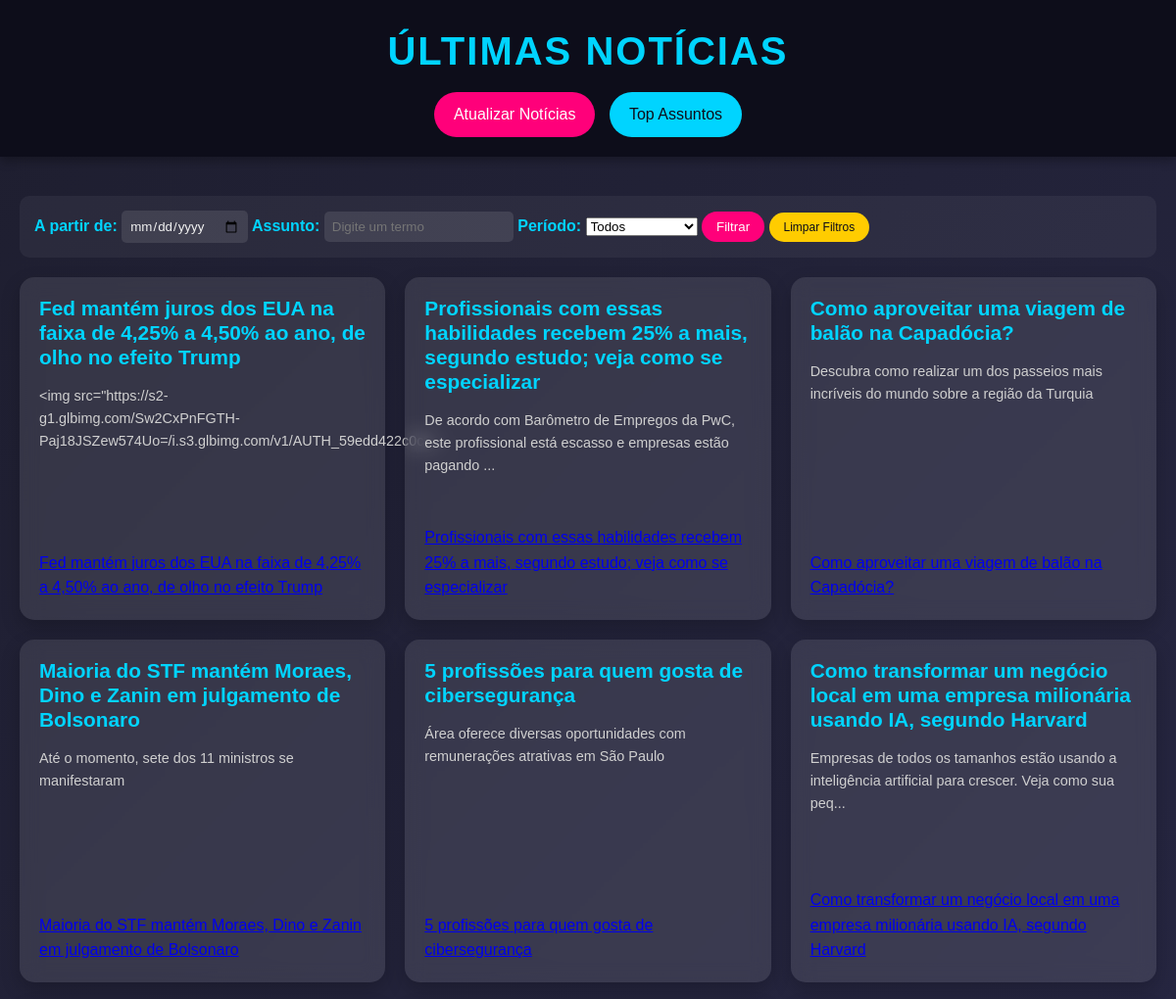
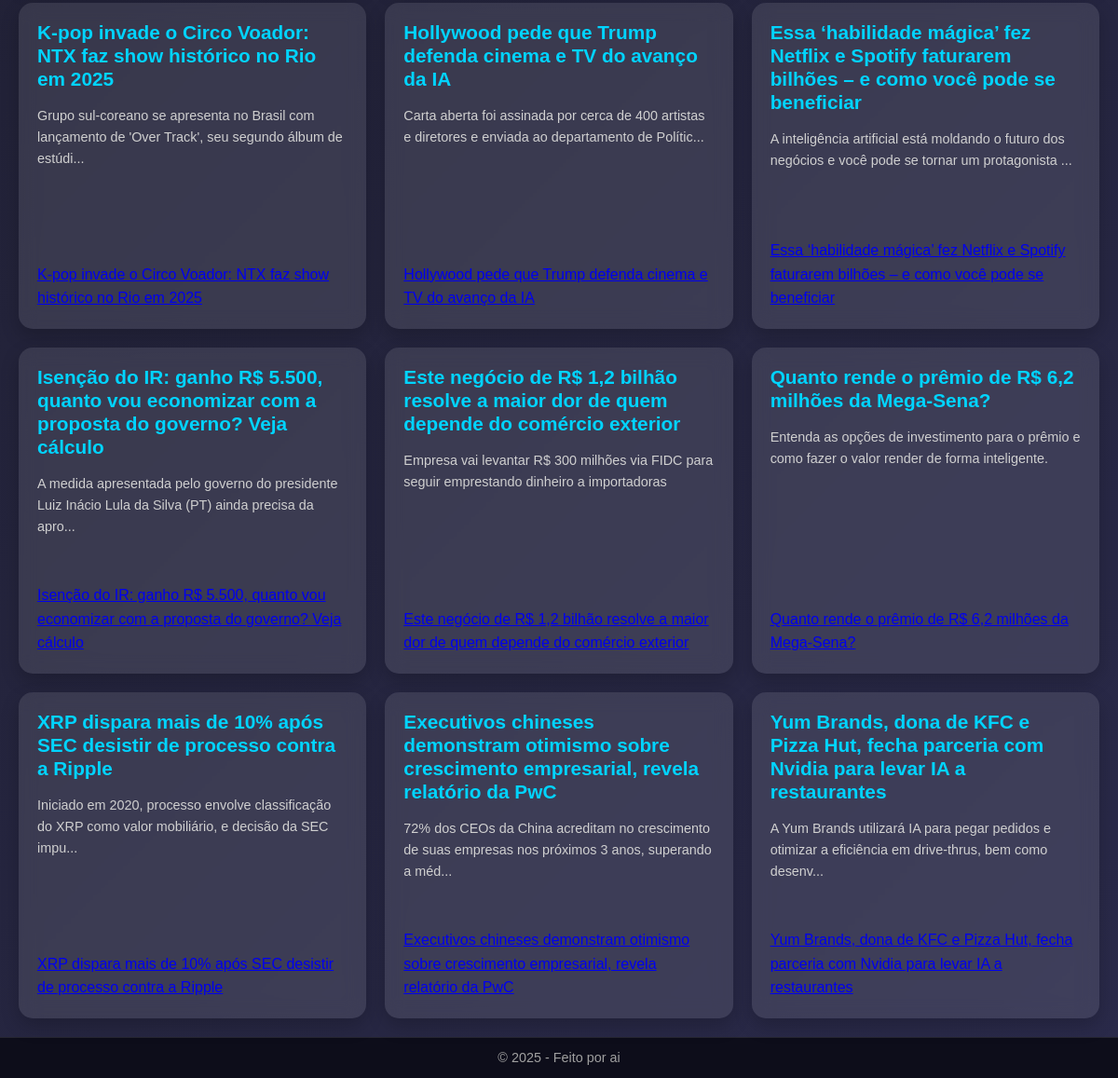
The page / on the database its author committed (2 pictures, top to bottom).
### app/models.py (models this page shows)
class Noticia(db.Model):
    __tablename__ = 'Noticia'
    id = db.Column(db.Integer, primary_key=True)
    titulo = db.Column(db.String(200), nullable=False)
    conteudo = db.Column(db.Text, nullable=False)
    url = db.Column(db.String(500), unique=True, nullable=False)
    data_publicacao = db.Column(db.DateTime, nullable=False)

### app/routes.py (the view, shortened to what this page needs)
@bp.route('/', methods=['GET'])
def index():
    data_filtro = request.args.get('data', None)
    assunto_filtro = request.args.get('assunto', None)
    periodo = request.args.get('periodo', None)
    query = Noticia.query
    if data_filtro:
        try:
            data = datetime.strptime(data_filtro, '%Y-%m-%d')
            query = query.filter(db.func.date(Noticia.data_publicacao) >= data.date())
        except ValueError:
            pass
    if periodo == 'semana':
        data_inicio = datetime.now() - timedelta(days=7)
        query = query.filter(Noticia.data_publicacao >= data_inicio)
    elif periodo == 'mes':
        data_inicio = datetime.now() - timedelta(days=30)
        query = query.filter(Noticia.data_publicacao >= data_inicio)
    noticias = query.order_by(Noticia.data_publicacao.desc()).limit(15).all()
    return render_template('index.html', noticias=noticias)

### app/templates/index.html (shortened to what this page needs)
<!DOCTYPE html>
<html lang="pt-br">
<head>
    <link rel="stylesheet" href="{{ url_for('static', filename='styles.css') }}">
</head>
<body>
    <header>
        <h1>Últimas Notícias</h1>
        <a href="/atualizar" class="btn-atualizar">Atualizar Notícias</a>
        <a href="/dashboard" class="btn-dashboard">Top Assuntos</a>
    </header>
        <main>
        <section class="filtro-container">
            <form method="GET" action="/">
                <label for="data">A partir de:</label>
                <input type="date" id="data" name="data">
                <label for="assunto">Assunto:</label>
                <input type="text" id="assunto" name="assunto" placeholder="Digite um termo">
                <label for="periodo">Período:</label>
                <select id="periodo" name="periodo">
                    <option value="">Todos</option>
                </select>
                <button type="submit" class="btn-filtrar">Filtrar</button>
                <a href="/" class="btn-limpar">Limpar Filtros</a>
            </form>
        </section>
        <section class="noticias-container">
            {% for noticia in noticias %}
                <article class="noticia-card">
                    <h2>{{ noticia.titulo }}</h2>
                    <p>{{ noticia.conteudo[:100] + '...' if noticia.conteudo|length > 100 else noticia.conteudo }}</p>
                    <a href="{{ url_for('main.noticia_detalhe', id=noticia.id) }}">{{ noticia.titulo }}</a>                </article>
            {% endfor %}
        </section>
    </main>
    <footer>
        <p>© 2025 - Feito por ai</p>
    </footer>
</body>
</html>

### app/static/styles.css (style rules this page uses)
* { margin: 0; padding: 0; box-sizing: border-box; font-family: 'Arial', sans-serif; }
body { background: linear-gradient(135deg, #1e1e2f 0%, #2a2a4a 100%); color: #f0f0f0; line-height: 1.6; min-height: 100vh; display: flex; flex-direction: column; }
header { background: #0d0d1a; padding: 20px; text-align: center; box-shadow: 0 4px 10px rgba(0, 0, 0, 0.3); }
header h1 { font-size: 2.5em; color: #00d4ff; text-transform: uppercase; letter-spacing: 2px; }
.btn-atualizar, .btn-voltar { display: inline-block; margin-top: 10px; padding: 10px 20px; background: #ff007a; color: #fff; text-decoration: none; border-radius: 25px; transition: transform 0.3s, background 0.3s; }
main { flex: 1; padding: 20px; }
.filtro-container { max-width: 1200px; margin: 20px auto; padding: 15px; background: rgba(255, 255, 255, 0.05); border-radius: 10px; display: flex; gap: 15px; align-items: center; }
.filtro-container label { color: #00d4ff; font-weight: bold; }
.filtro-container input { padding: 8px; border: none; border-radius: 5px; background: rgba(255, 255, 255, 0.1); color: #f0f0f0; }
.btn-filtrar { padding: 8px 15px; background: #ff007a; color: #fff; border: none; border-radius: 20px; cursor: pointer; transition: background 0.3s; }
.btn-limpar { font-size: 12px; padding: 8px 15px; background: #ffcc00; color: #0d0d1a; text-decoration: none; border-radius: 20px; transition: background 0.3s; }
.noticias-container { max-width: 1200px; margin: 0 auto; display: grid; grid-template-columns: repeat(auto-fit, minmax(300px, 1fr)); gap: 20px; }
.noticia-card { background: rgba(255, 255, 255, 0.1); border-radius: 15px; padding: 20px; backdrop-filter: blur(10px); box-shadow: 0 8px 20px rgba(0, 0, 0, 0.2); transition: transform 0.3s, box-shadow 0.3s; height: 350px; display: flex; flex-direction: column; gap: 10px; }
.noticia-card h2 { font-size: 1.3em; color: #00d4ff; margin-bottom: 5px; line-height: 1.2; }
.noticia-card p { font-size: 0.9em; color: #d0d0d0; margin-bottom: 10px; flex-grow: 1; }
footer { background: #0d0d1a; padding: 10px; text-align: center; font-size: 0.9em; color: #a0a0a0; border-top: 1px solid rgba(255, 255, 255, 0.1); }
.btn-dashboard { display: inline-block; margin-top: 10px; margin-left: 10px; padding: 10px 20px; background: #00d4ff; color: #0d0d1a; text-decoration: none; border-radius: 25px; transition: background 0.3s; }

### rows shown on the page
Noticia: titulo "Fed mantém juros dos EUA na faixa de 4,25% a 4,50% ao ano, de olho no efeito Trump", conteudo "<img src=\"https://s2-g1.glbimg.com/Sw2CxPnFGTH-Paj18JSZew574Uo=/i.s3.glbimg.com/v1/AUTH_59edd422c0c8..."
Noticia: titulo "Profissionais com essas habilidades recebem 25% a mais, segundo estudo; veja como se especializar", conteudo "De acordo com Barômetro de Empregos da PwC, este profissional está escasso e empresas estão pagando ..."
Noticia: titulo "Como aproveitar uma viagem de balão na Capadócia?", conteudo "Descubra como realizar um dos passeios mais incríveis do mundo sobre a região da Turquia"
Noticia: titulo "Maioria do STF mantém Moraes, Dino e Zanin em julgamento de Bolsonaro", conteudo "Até o momento, sete dos 11 ministros se manifestaram"
Noticia: titulo "5 profissões para quem gosta de cibersegurança", conteudo "Área oferece diversas oportunidades com remunerações atrativas em São Paulo"
Noticia: titulo "Como transformar um negócio local em uma empresa milionária usando IA, segundo Harvard", conteudo "Empresas de todos os tamanhos estão usando a inteligência artificial para crescer. Veja como sua peq..."
Noticia: titulo "K-pop invade o Circo Voador: NTX faz show histórico no Rio em 2025", conteudo "Grupo sul-coreano se apresenta no Brasil com lançamento de 'Over Track', seu segundo álbum de estúdi..."
Noticia: titulo "Hollywood pede que Trump defenda cinema e TV do avanço da IA", conteudo "Carta aberta foi assinada por cerca de 400 artistas e diretores e enviada ao departamento de Polític..."
Noticia: titulo "Essa ‘habilidade mágica’ fez Netflix e Spotify faturarem bilhões – e como você pode se beneficiar", conteudo "A inteligência artificial está moldando o futuro dos negócios e você pode se tornar um protagonista ..."
Noticia: titulo "Isenção do IR: ganho R$ 5.500, quanto vou economizar com a proposta do governo? Veja cálculo", conteudo "A medida apresentada pelo governo do presidente Luiz Inácio Lula da Silva (PT) ainda precisa da apro..."
Noticia: titulo "Este negócio de R$ 1,2 bilhão resolve a maior dor de quem depende do comércio exterior", conteudo "Empresa vai levantar R$ 300 milhões via FIDC para seguir emprestando dinheiro a importadoras"
Noticia: titulo "Quanto rende o prêmio de R$ 6,2 milhões da Mega-Sena?", conteudo "Entenda as opções de investimento para o prêmio e como fazer o valor render de forma inteligente."
Noticia: titulo "XRP dispara mais de 10% após SEC desistir de processo contra a Ripple", conteudo "Iniciado em 2020, processo envolve classificação do XRP como valor mobiliário, e decisão da SEC impu..."
Noticia: titulo "Executivos chineses demonstram otimismo sobre crescimento empresarial, revela relatório da PwC", conteudo "72% dos CEOs da China acreditam no crescimento de suas empresas nos próximos 3 anos, superando a méd..."
Noticia: titulo "Yum Brands, dona de KFC e Pizza Hut, fecha parceria com Nvidia para levar IA a restaurantes", conteudo "A Yum Brands utilizará IA para pegar pedidos e otimizar a eficiência em drive-thrus, bem como desenv..."
